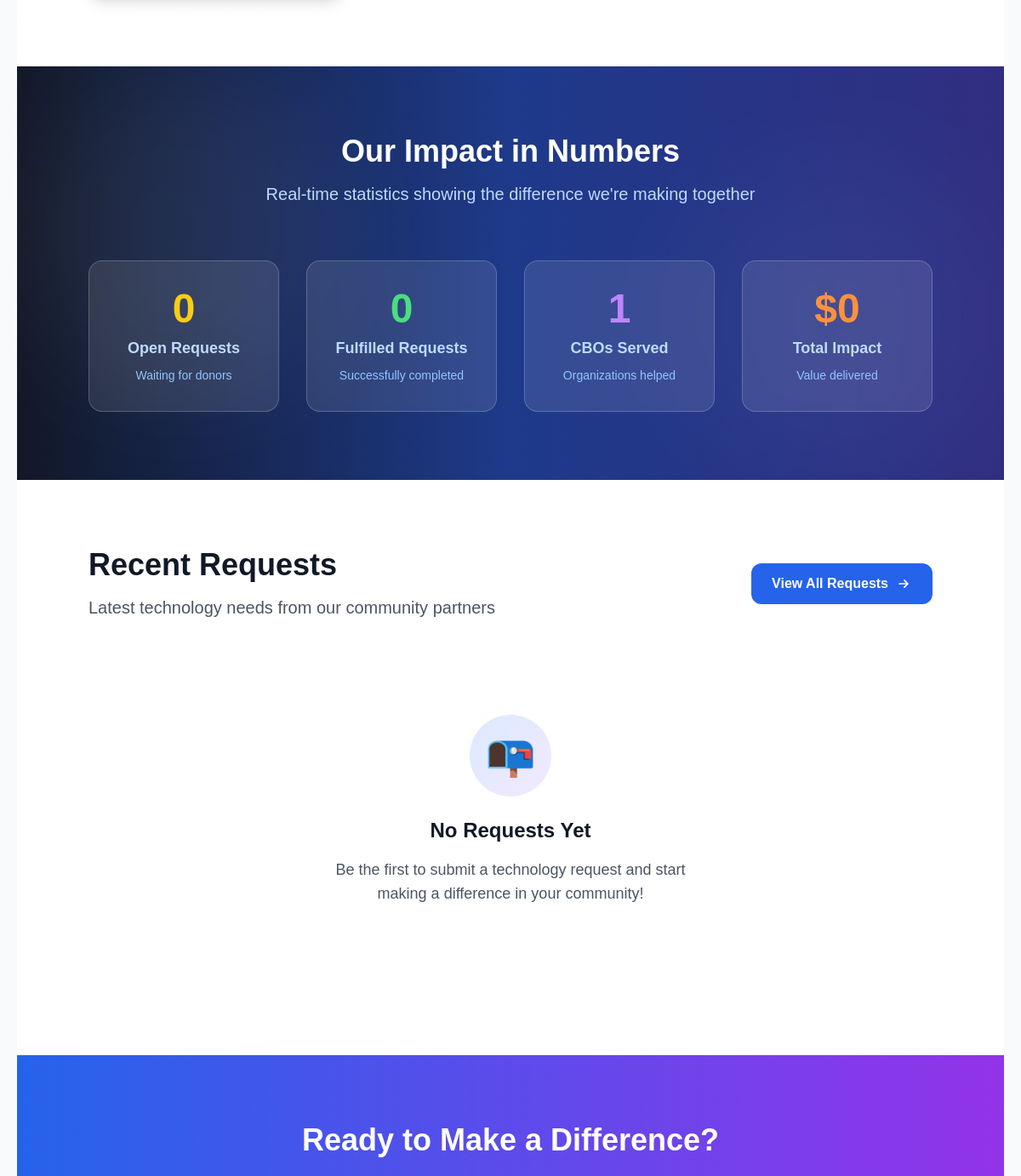
The app's page / (middle part), older data.
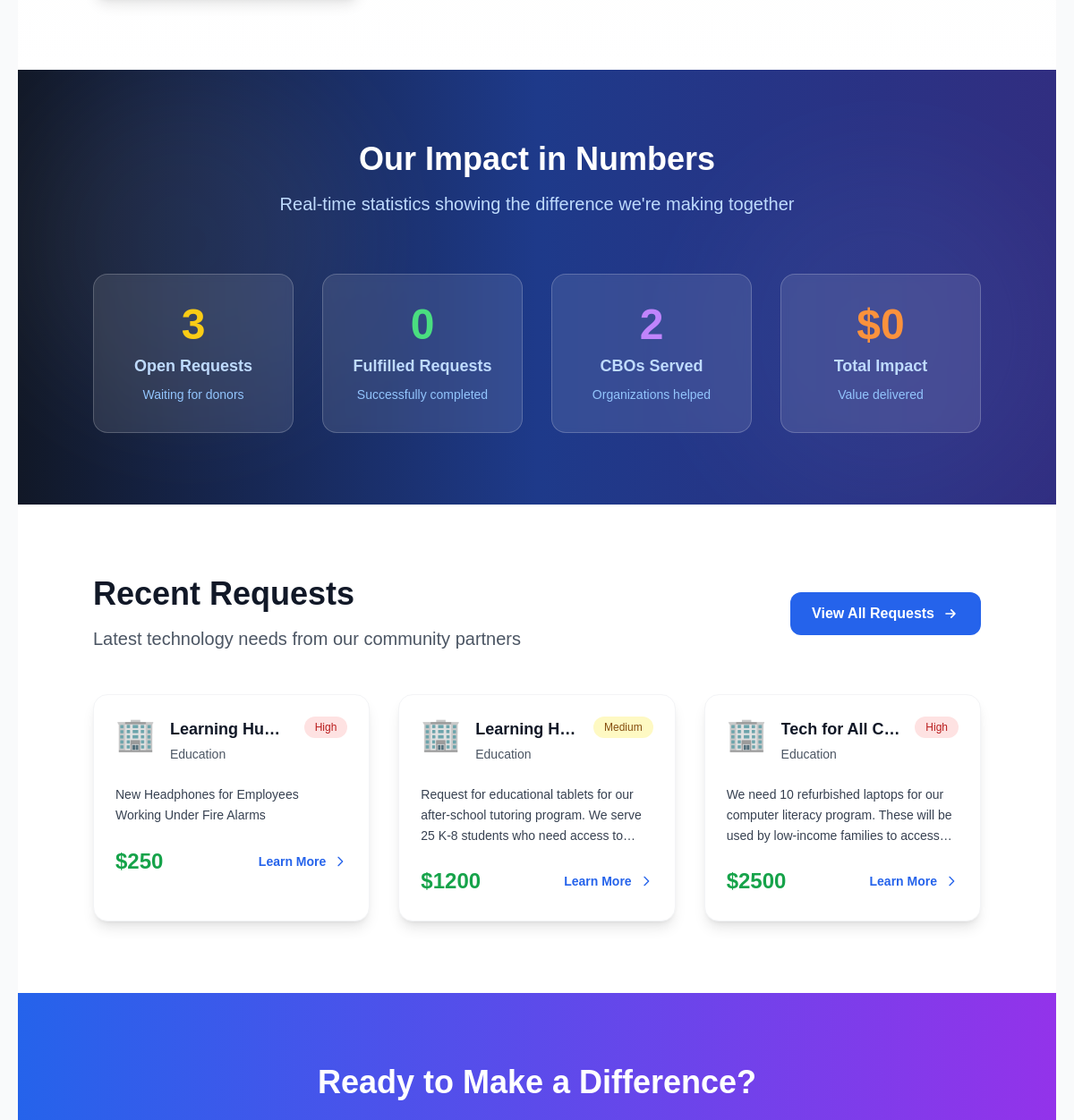
The same page, newer data.
### app/models/request.py (models this page shows, shortened)
class Request(models.Model):
    STATUS_CHOICES = [
        ('open', 'Open'),
        ('claimed', 'Claimed'),
        ('fulfilled', 'Fulfilled'),
    ]
    URGENCY_CHOICES = [
        ('low', 'Low'),
        ('medium', 'Medium'),
        ('high', 'High'),
    ]
    id = models.UUIDField(primary_key=True, default=uuid.uuid4, editable=False)
    organization = models.ForeignKey('app.Organization', on_delete=models.CASCADE, related_name='requests')
    cause_area = models.ForeignKey('app.CauseArea', on_delete=models.PROTECT)
    donor = models.ForeignKey(settings.AUTH_USER_MODEL, on_delete=models.SET_NULL, null=True, blank=True, related_name='claimed_requests')
    description = models.TextField(help_text="What is needed and why?")
    amount = models.DecimalField(
        max_digits=10,
        decimal_places=2,
        validators=[MinValueValidator(0.01)],
        help_text="Dollar amount requested"
    )
    urgency = models.CharField(max_length=10, choices=URGENCY_CHOICES, default='medium')
    zipcode = models.CharField(max_length=10, help_text="ZIP code where assistance is needed")
    identity_categories = models.ManyToManyField('app.IdentityCategory', blank=True, help_text="Recipient identity tags")
    status = models.CharField(max_length=10, choices=STATUS_CHOICES, default='open')
    donor_note = models.TextField(blank=True, help_text="Note from donor about fulfillment plan")
    created_at = models.DateTimeField(auto_now_add=True)
    updated_at = models.DateTimeField(auto_now=True)
    claimed_at = models.DateTimeField(null=True, blank=True)
    fulfilled_at = models.DateTimeField(null=True, blank=True)
    class Meta:
        ordering = ['-created_at']
    @property
    def urgency_badge_class(self):
        badges = {
            'low': 'bg-gray-100 text-gray-700',
            'medium': 'bg-yellow-100 text-yellow-800',
            'high': 'bg-red-100 text-red-700',
        }
        return badges.get(self.urgency, 'bg-gray-100 text-gray-700')

### app/models/organization.py (models this page shows, shortened)
class Organization(models.Model):
    id = models.UUIDField(primary_key=True, default=uuid.uuid4, editable=False)
    user = models.OneToOneField(settings.AUTH_USER_MODEL, on_delete=models.CASCADE, related_name='organization')
    name = models.CharField(max_length=200)
    website = models.URLField(blank=True)
    mission = models.TextField(help_text="Organization mission/description")
    email = models.EmailField()
    phone = models.CharField(max_length=20, blank=True)
    address = models.TextField(blank=True)
    zipcode = models.CharField(
        max_length=10,
        validators=[RegexValidator(r'^\d{5}(-\d{4})?$', 'Enter a valid ZIP code')]
    )
    ein = models.CharField(
        max_length=12,
        blank=True,
        validators=[RegexValidator(r'^\d{2}-\d{7}$', 'Enter EIN in format: 12-3456789')],
        help_text="Tax ID in format: 12-3456789"
    )
    logo = models.ImageField(upload_to='org_logos/', blank=True, null=True)
    logo_emoji = models.CharField(max_length=10, blank=True, help_text="Emoji as fallback logo")
    cause_areas = models.ManyToManyField('app.CauseArea', blank=True)
    created_at = models.DateTimeField(auto_now_add=True)
    updated_at = models.DateTimeField(auto_now=True)
    class Meta:
        ordering = ['name']
    @property
    def display_logo(self):
        if self.logo:
            return self.logo.url
        return self.logo_emoji or "🏢"

### app/models/user.py (models this page shows, shortened)
class CauseArea(models.Model):
    name = models.CharField(max_length=100, unique=True)
    description = models.TextField(blank=True)
    is_active = models.BooleanField(default=True)
    created_at = models.DateTimeField(auto_now_add=True)
    class Meta:
        ordering = ['name']

### app/views.py (the view)
# urls.py: path('', views.home, name='home'),
def home(request):
    recent_requests = Request.objects.filter(status='open').order_by('-created_at')[:3]
    stats = {
        'open_requests': Request.objects.filter(status='open').count(),
        'fulfilled_requests': Request.objects.filter(status='fulfilled').count(),
        'total_cbos': Organization.objects.filter(user__is_vetted=True).count(),
        'total_impact': Request.objects.filter(status='fulfilled').aggregate(
            total=Sum('amount'))['total'] or 0,
    }
    context = {
        'title': 'KCDD Matchmaking Portal',
        'requests': recent_requests,
        'stats': stats,
    }
    return render(request, 'home.html', context)

### templates/home.html (shortened to what the changed rows need)
{% extends 'base.html' %}
{% load static %}
{% block content %}
<section class="py-20 bg-gradient-to-r from-gray-900 via-blue-900 to-indigo-900 text-white relative overflow-hidden">
    <div class="container mx-auto px-4 relative z-10">
        <div class="text-center mb-16">
            <h2 class="text-4xl font-bold mb-4">Our Impact in Numbers</h2>
        </div>
        <div class="grid md:grid-cols-2 lg:grid-cols-4 gap-8">
            <div class="group bg-white/10 backdrop-blur-sm rounded-2xl p-8 border border-white/20 hover:bg-white/20 transition-all duration-300 transform hover:scale-105">
                <div class="text-center">
                    <div class="text-5xl font-bold text-yellow-400 mb-2 group-hover:scale-110 transition-transform duration-300">
                        {{ stats.open_requests }}
                    </div>
                    <div class="text-blue-200 font-semibold text-lg">Open Requests</div>
                    <div class="text-blue-300 text-sm mt-2">Waiting for donors</div>
                </div>
            </div>
            <div class="group bg-white/10 backdrop-blur-sm rounded-2xl p-8 border border-white/20 hover:bg-white/20 transition-all duration-300 transform hover:scale-105">
                <div class="text-center">
                    <div class="text-5xl font-bold text-purple-400 mb-2 group-hover:scale-110 transition-transform duration-300">
                        {{ stats.total_cbos }}
                    </div>
                    <div class="text-blue-200 font-semibold text-lg">CBOs Served</div>
                    <div class="text-blue-300 text-sm mt-2">Organizations helped</div>
                </div>
            </div>
        </div>
    </div>
</section>
<section class="py-20 bg-white">
    <div class="container mx-auto px-4">
        <div class="flex flex-col lg:flex-row justify-between items-start lg:items-center mb-12">
            <div>
                <h2 class="text-4xl font-bold text-gray-900 mb-4">Recent Requests</h2>
            </div>
        </div>
        {% if requests %}
            <div class="grid md:grid-cols-2 lg:grid-cols-3 gap-8">
                {% for request in requests %}
                    <div class="group bg-white rounded-2xl shadow-lg hover:shadow-xl transition-all duration-300 transform hover:-translate-y-2 border border-gray-100 overflow-hidden">
                        <div class="p-6">
                            <div class="flex items-start gap-4 mb-6">
                                <div class="text-4xl group-hover:scale-110 transition-transform duration-300">
                                    {{ request.organization.display_logo }}
                                </div>
                                <div class="flex-1 min-w-0">
                                    <h3 class="font-bold text-lg text-gray-900 mb-1 truncate">
                                        {{ request.organization.name }}
                                    </h3>
                                    <p class="text-sm text-gray-600">{{ request.cause_area.name }}</p>
                                </div>
                                <span class="inline-flex items-center px-3 py-1 rounded-full text-xs font-medium {{ request.urgency_badge_class }}">
                                    {{ request.get_urgency_display }}
                                </span>
                            </div>
                            <p class="text-gray-700 text-sm mb-6 leading-relaxed line-clamp-3">
                                {{ request.description|truncatewords:25 }}
                            </p>
                            <div class="flex justify-between items-center">
                                <div class="text-2xl font-bold text-green-600">
                                    ${{ request.amount|floatformat:0 }}
                                </div>
                                <a href="{% url 'app:request_detail' request.id %}"
                                   class="group inline-flex items-center gap-2 text-blue-600 hover:text-blue-800 font-semibold text-sm transition-colors">
                                    <span>Learn More</span>
                                    <svg class="w-4 h-4 group-hover:translate-x-1 transition-transform" fill="none" stroke="currentColor" viewBox="0 0 24 24">
                                        <path stroke-linecap="round" stroke-linejoin="round" stroke-width="2" d="M9 5l7 7-7 7"></path>
                                    </svg>
                                </a>
                            </div>
                        </div>
                    </div>
                {% endfor %}
            </div>
        {% else %}
            <div class="text-center py-16">
                <div class="bg-gradient-to-br from-blue-100 to-purple-100 w-24 h-24 rounded-full flex items-center justify-center mx-auto mb-6">
                    <span class="text-5xl">📭</span>
                </div>
                <h3 class="text-2xl font-bold text-gray-900 mb-4">No Requests Yet</h3>
                <p class="text-gray-600 text-lg mb-8 max-w-md mx-auto">
                    Be the first to submit a technology request and start making a difference in your community!
                </p>
            </div>
        {% endif %}
    </div>
</section>
<section class="py-20 bg-gradient-to-r from-blue-600 to-purple-600 text-white">
    <div class="container mx-auto px-4 text-center">
        <h2 class="text-4xl font-bold mb-6">Ready to Make a Difference?</h2>
    </div>
</section>
{% endblock %}

Row changes from the older to the newer data that the page shows:
added Request: organization.display_logo "🏢", organization.name "Learning Hu…", cause_area.name "Education", urgency "High", description "New Headphones for Employees Working Under Fire Alarms", amount "250"
added Request: organization.display_logo "🏢", organization.name "Learning H…", cause_area.name "Education", urgency "Medium", description "Request for educational tablets for our after-school tutoring program. We serve 25 K-8 students who need access…", amount "1200"
added Request: organization.display_logo "🏢", organization.name "Tech for All C…", cause_area.name "Education", urgency "High", description "We need 10 refurbished laptops for our computer literacy program. These will be used by low-income families to…", amount "2500"
Text that changed along with them:
{{ stats.open_requests }}: "0" → "3"
{{ stats.total_cbos }}: "1" → "2"
text no longer shown: "📭 No Requests Yet Be the first to submit a technology request and start making a difference in your community!"
